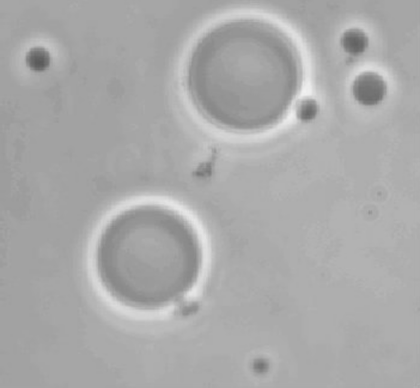
%> input picture hw8/codes/cells.tif, 420 x 388 px, shrunk from 702 x 648 before the run
$ octave hw8_3.m   (GNU Octave 9; MATLAB toolbox functions it lacks are replaced by stand-ins)
%> lines starting %> are read from the running program, lines starting %| are printed output that depends on the picture
%% hw8_3_a : Implement Otsu
clc; close all; clear;


im = imread('cells.tif');
%> im is the input picture: size 388x420 uint8; min 90, max 241, mean 169.6
im1=im;

hist = imhist(im)';
%> hist = 256 values, max 18329 at index 163, min 0 at index 1, mean 636.6
bar(hist)
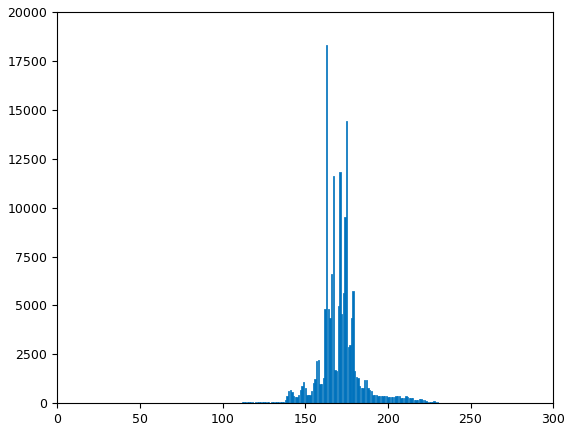
%> figure redrawn from the program's plot data; tallest bar 18329 high, from x = 162.6 to 163.4
hist = hist/numel(im);
%> hist = 256 values, max 0.112 at index 163, min 0 at index 1, mean 0.00391
RT1 = [130 140];
RT2 = [190 199];
Range1 = RT1(1):RT1(2);
Range2 = RT2(1):RT2(2);
MaxSigmaB = 0;

C = cell(3,1);
for T1 = Range1
    for T2 = Range2

        C{1} = hist(1:T1);     L1 = length(C{1});
        C{2} = hist(T1+1:T2);  L2 = length(C{2});
        C{3} = hist(T2+1:end); L3 = length(C{3});

        p1 = L1/256; p2 = L2/256; p3 = L3/256;

        indG = 1:256;
        ind1 = 1:T1;
        ind2 = T1+1:T2;
        ind3 = T2+1:256;

        m1 = cumsum((ind1-1).*C{1}); m1 = m1(end)/p1;
        m2 = cumsum((ind2-1).*C{2}); m2 = m2(end)/p2;
        m3 = cumsum((ind3-1).*C{3}); m3 = m3(end)/p3;
        mG = cumsum((indG-1).*hist); mG = mG(end);

        sigmaB = p1*(m1-mG)^2 + p2*(m2-mG)^2 + p3*(m3-mG)^2 ;

        if(sigmaB>=MaxSigmaB)
            MaxSigmaB = sigmaB;
            Th1 = T1;
            Th2 = T2;
        end

    end
end
%> after the loop, C = 3 items; MaxSigmaB = 94048.6; Th1 = 140; Th2 = 190


im(im<Th1) = 0;
im(im>Th2) = 0;
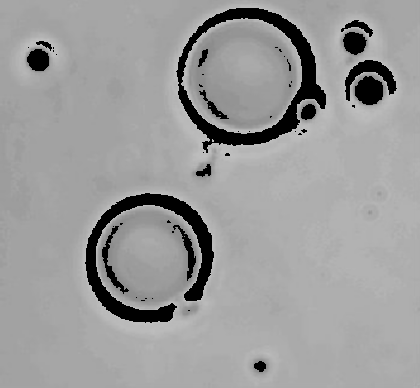
%> im: size 388x420 uint8; min 0, max 190, mean 155
im = im2double(im);
%> im: size 388x420 double
im = 1- im;
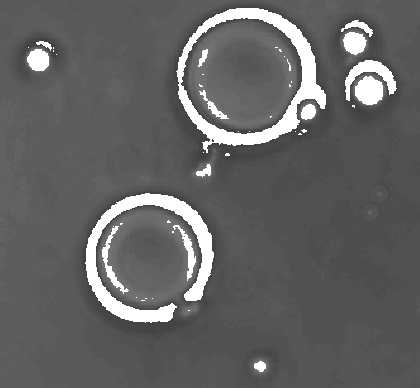
%> im: size 388x420 double; min 0.255, max 1, mean 0.392
figure;
subplot(121);imshow(im1,[]);title('Original');
subplot(122);imshow(im,[]);title('Segmented Area');
